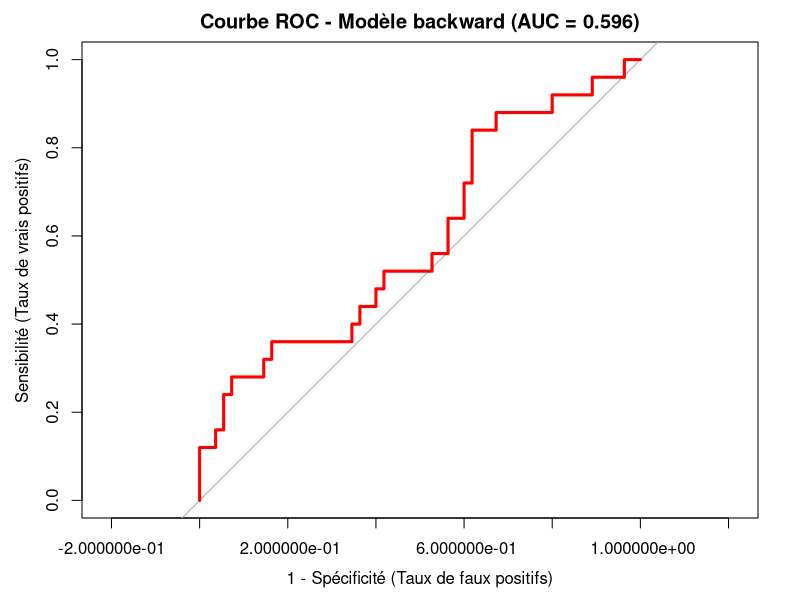

This figure's R source:
library(pROC)
library(caret)

data <- read.csv("data.csv")  
data$PNEUMONIA_YN = factor(data$PNEUMONIA_YN)

vars <- c(
  "Acidaemia_reason_admin",
  "INCL_LAB_serum_creatinine",
  "SEX",
  "SUBJID",
  "SOFA",
  "ATCD_Severe_liver_insufficiency",
  "INCL_LAB_PaCO2",
  "INCL_LAB_serum_bicar",
  "ATCD_Cirrhosis",
  "ATCD_Smoking",
  "ATCD_Immunocompromised",
  "ADMIN_REASON",
  "INCL_LAB_PaO2toFiO2_ratio",
  "BMI",
  "ATCD_Alcohol_abuse",
  "AGE",
  "ATCD_Chronic_hypertension",
  "ATCD_Cheart_failure",
  "INCL_LAB_blood_urea_nitrogen",
  "INCL_LAB_arterial_pH",
  "ATCD_Ckidney_disease",
  "ATCD_Crespiratory_insufficiency",
  "INCL_IMV"
)
data_b <- data[, !(names(data) %in% vars)]

set.seed(123)
d = sort(sample(nrow(data_b), nrow(data_b) * 0.8))
data_b_app = data_b[d, ]
data_b_test = data_b[-d, ]

modele = glm(PNEUMONIA_YN ~., data = data_b_app, family = binomial)

pred = predict(modele, newdata = data_b_test, type = "response")

roc <- roc(data_b_test$PNEUMONIA_YN, pred)

auc_value <- auc(roc)

plot(roc,
     legacy.axes = TRUE, 
     col="red",
     lwd         = 3, 
     xlab = "1 - Spécificité (Taux de faux positifs)",
     ylab = "Sensibilité (Taux de vrais positifs)",
     main = paste0("Courbe ROC - Modèle backward (AUC = ", round(auc_value, 3), ")")
)

best = coords(roc, "best", best.method="youden", ret = c("threshold","sensitivity","specificity"))
best